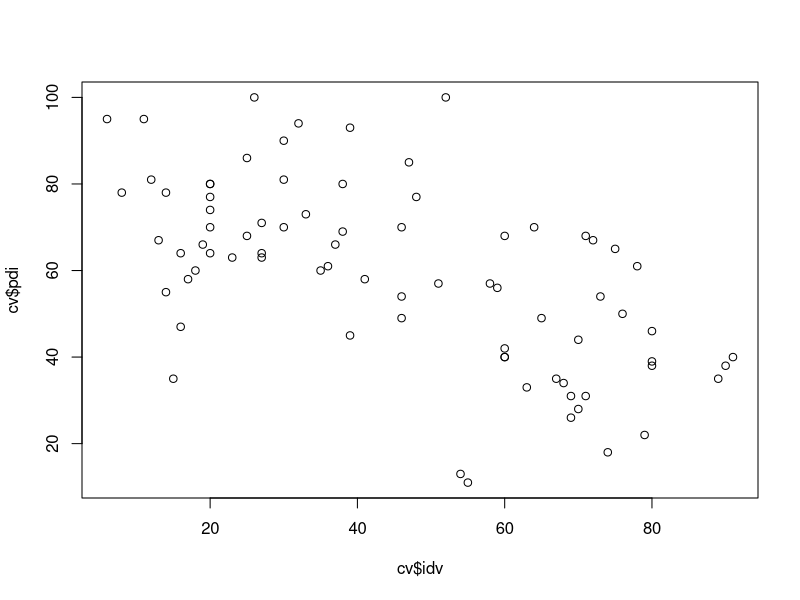
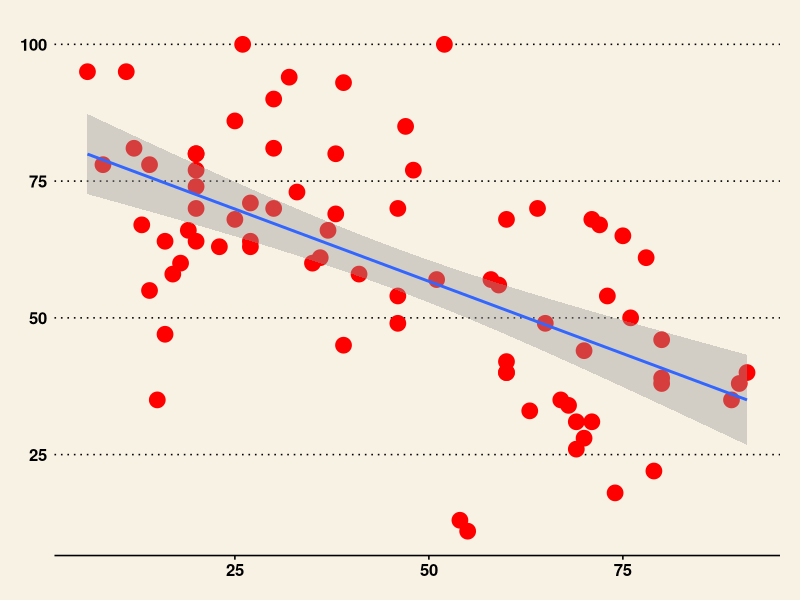
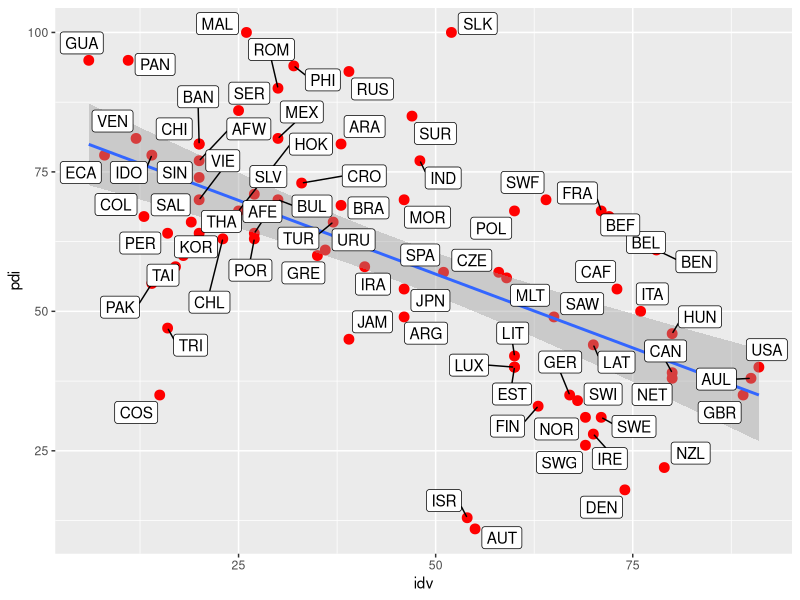
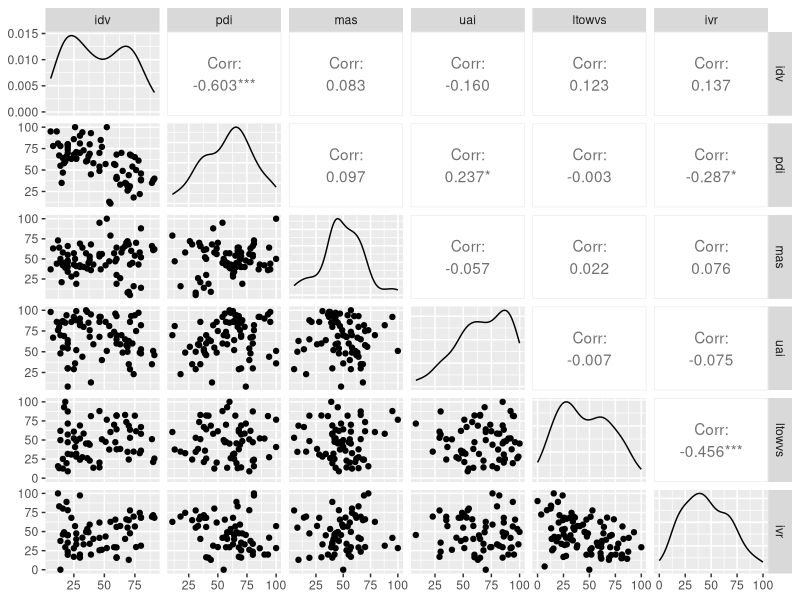
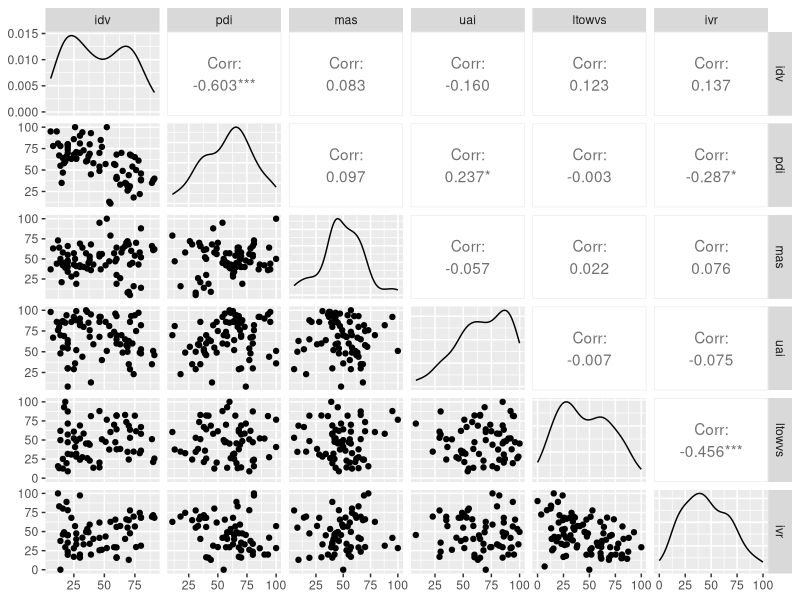
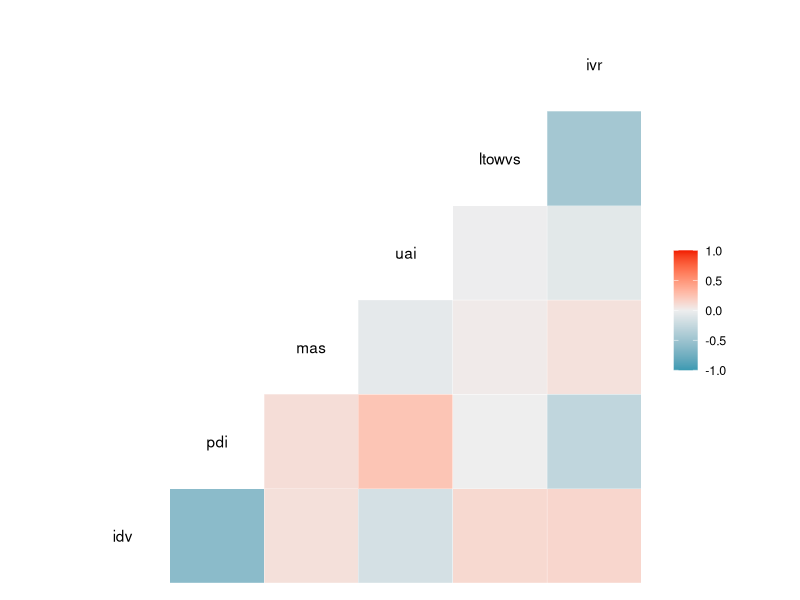

Source code (R) for these figures, in order:
## ---- chunk 1
#install.packages("tidyverse") # install the package
library(tidyverse) # upload the package
library(ggthemes)
library(readxl)
## ---- chunk 2
cv <- read_excel("6-dimensions-for-website-2015-12-08-0-100.xls")
class(cv)

summary(cv)
head(cv)
mean(cv$idv, na.rm = TRUE)
## ---- chunk 3
plot(cv$idv, cv$pdi)

ggplot(data=cv, aes(x=idv, y=pdi)) +
  geom_point(size=5, col='red') +
  geom_smooth(method = lm) +
  theme_wsj()

library(ggrepel)
cv %>% 
  ggplot(aes(x=idv, y=pdi))+
  geom_point(size=3, color='red')+
  geom_smooth(method = lm) +
  geom_label_repel(aes(label=ctr))
## ---- chunk 4
lm <- lm(pdi ~ idv, data = cv)
summary(lm)
## ---- chunk 5
#install.packages('GGally')
library(GGally)

ggpairs(cv, columns = c(4, 3, 5, 6, 7, 8))
help("ggpairs")

ggpairs(cv %>% select(idv, pdi, mas, uai, ltowvs, ivr))

ggcorr(cv %>% select(idv, pdi, mas, uai, ltowvs, ivr))

## ---- chunk 6

mlm <- lm(ivr ~ pdi + mas + uai + ltowvs + idv, data=cv)
mlm
summary(mlm)

